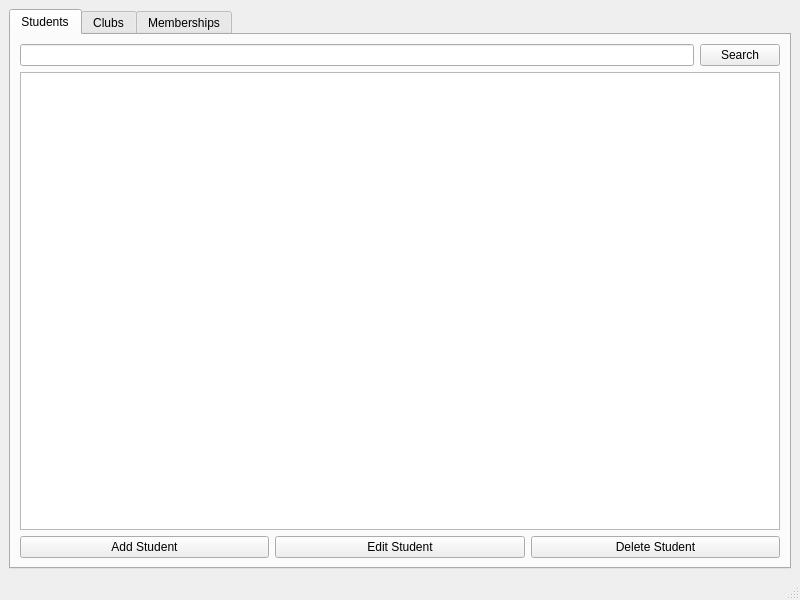
<?xml version="1.0" encoding="UTF-8"?>
<ui version="4.0">
 <class>MainWindow</class>
 <widget class="QMainWindow" name="MainWindow">
  <property name="geometry">
   <rect>
    <x>0</x>
    <y>0</y>
    <width>800</width>
    <height>600</height>
   </rect>
  </property>
  <property name="windowTitle">
   <string>Gestion Club</string>
  </property>
  <widget class="QWidget" name="centralwidget">
   <layout class="QVBoxLayout" name="verticalLayout">
    <item>
     <widget class="QTabWidget" name="tabWidget">
      <property name="currentIndex">
       <number>0</number>
      </property>
      <widget class="QWidget" name="studentTab">
       <attribute name="title">
        <string>Students</string>
       </attribute>
       <layout class="QVBoxLayout" name="verticalLayout_2">
        <item>
         <layout class="QHBoxLayout" name="horizontalLayout_3">
          <item>
           <widget class="QLineEdit" name="studentSearchEdit"/>
          </item>
          <item>
           <widget class="QPushButton" name="studentSearchButton">
            <property name="text">
             <string>Search</string>
            </property>
           </widget>
          </item>
         </layout>
        </item>
        <item>
         <widget class="QTableView" name="studentTableView"/>
        </item>
        <item>
         <layout class="QHBoxLayout" name="horizontalLayout">
          <item>
           <widget class="QPushButton" name="addStudentButton">
            <property name="text">
             <string>Add Student</string>
            </property>
           </widget>
          </item>
          <item>
           <widget class="QPushButton" name="editStudentButton">
            <property name="text">
             <string>Edit Student</string>
            </property>
           </widget>
          </item>
          <item>
           <widget class="QPushButton" name="deleteStudentButton">
            <property name="text">
             <string>Delete Student</string>
            </property>
           </widget>
          </item>
         </layout>
        </item>
       </layout>
      </widget>
      <widget class="QWidget" name="clubTab">
       <attribute name="title">
        <string>Clubs</string>
       </attribute>
       <layout class="QVBoxLayout" name="verticalLayout_3">
        <item>
         <layout class="QHBoxLayout" name="horizontalLayout_4">
          <item>
           <widget class="QLineEdit" name="clubSearchEdit"/>
          </item>
          <item>
           <widget class="QPushButton" name="clubSearchButton">
            <property name="text">
             <string>Search</string>
            </property>
           </widget>
          </item>
         </layout>
        </item>
        <item>
         <widget class="QTableView" name="clubTableView"/>
        </item>
        <item>
         <layout class="QHBoxLayout" name="horizontalLayout_2">
          <item>
           <widget class="QPushButton" name="addClubButton">
            <property name="text">
             <string>Add Club</string>
            </property>
           </widget>
          </item>
          <item>
           <widget class="QPushButton" name="editClubButton">
            <property name="text">
             <string>Edit Club</string>
            </property>
           </widget>
          </item>
          <item>
           <widget class="QPushButton" name="deleteClubButton">
            <property name="text">
             <string>Delete Club</string>
            </property>
           </widget>
          </item>
         </layout>
        </item>
       </layout>
      </widget>
      <widget class="QWidget" name="membershipTab">
       <attribute name="title">
        <string>Memberships</string>
       </attribute>
       <layout class="QVBoxLayout" name="verticalLayout_4">
        <item>
         <layout class="QHBoxLayout" name="horizontalLayout_6">
          <item>
           <widget class="QLineEdit" name="studentFilterEdit">
            <property name="placeholderText">
             <string>Filter by student...</string>
            </property>
           </widget>
          </item>
          <item>
           <widget class="QLineEdit" name="clubFilterEdit">
            <property name="placeholderText">
             <string>Filter by club...</string>
            </property>
           </widget>
          </item>
         </layout>
        </item>
        <item>
         <widget class="QTableView" name="membershipTableView"/>
        </item>
        <item>
         <layout class="QHBoxLayout" name="horizontalLayout_5">
          <item>
           <widget class="QPushButton" name="addMembershipButton">
            <property name="text">
             <string>Add Membership</string>
            </property>
           </widget>
          </item>
          <item>
           <widget class="QPushButton" name="removeMembershipButton">
            <property name="text">
             <string>Remove Membership</string>
            </property>
           </widget>
          </item>
         </layout>
        </item>
       </layout>
      </widget>
     </widget>
    </item>
   </layout>
  </widget>
  <widget class="QMenuBar" name="menubar">
   <property name="geometry">
    <rect>
     <x>0</x>
     <y>0</y>
     <width>800</width>
     <height>21</height>
    </rect>
   </property>
  </widget>
  <widget class="QStatusBar" name="statusbar"/>
 </widget>
 <resources/>
 <connections/>
</ui>
